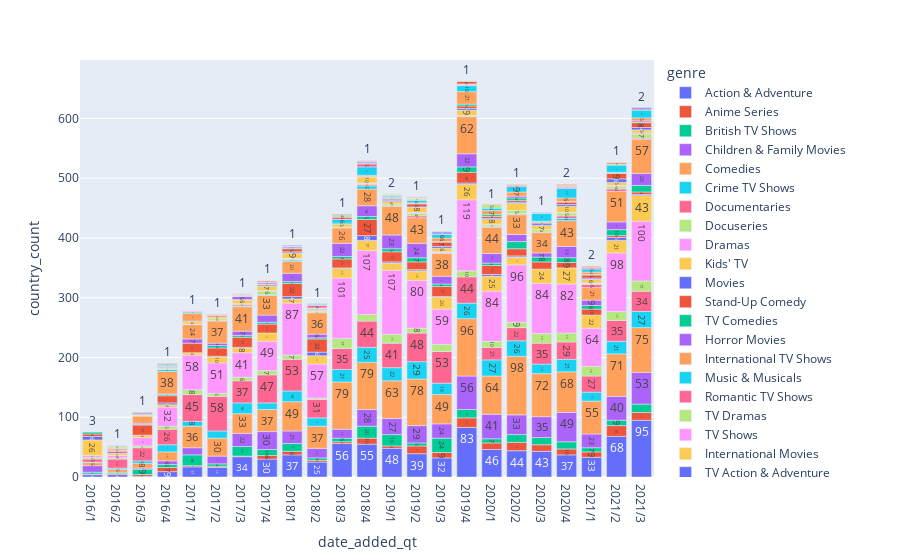

Source (notebook cell):
### Code cell
fig = px.bar(df.groupby(['date_added_qt','genre',],as_index=False).agg(country_count = ('show_id','count')), x="date_added_qt", y="country_count", color="genre", text_auto=True)
fig.show()

### Figure 1 — Plotly figure (JSON) as saved in the notebook; plotly's stock layout.template omitted (floating-point values rounded to 4 significant figures)
{"data": [{"alignmentgroup": "True", "hovertemplate": "genre=Action & Adventure<br>date_added_qt=%{x}<br>country_count=%{y}<extra></extra>", "legendgroup": "Action & Adventure", "marker": {"color": "#636efa", "pattern": {"shape": ""}}, "name": "Action & Adventure", "offsetgroup": "Action & Adventure", "orientation": "v", "showlegend": true, "textposition": "auto", "texttemplate": "%{y}", "type": "bar", "x": ["2016/1", "2016/2", "2016/3", "2016/4", "2017/1", "2017/2", "2017/3", "2017/4", "2018/1", "2018/2", "2018/3", "2018/4", "2019/1", "2019/2", "2019/3", "2019/4", "2020/1", "2020/2", "2020/3", "2020/4", "2021/1", "2021/2", "2021/3"], "xaxis": "x", "y": [4, 4, 1, 9, 17, 16, 34, 30, 37, 25, 56, 55, 48, 39, 32, 83, 46, 44, 43, 37, 33, 68, 95], "yaxis": "y"}, {"alignmentgroup": "True", "hovertemplate": "genre=Anime Series<br>date_added_qt=%{x}<br>country_count=%{y}<extra></extra>", "legendgroup": "Anime Series", "marker": {"color": "#EF553B", "pattern": {"shape": ""}}, "name": "Anime Series", "offsetgroup": "Anime Series", "orientation": "v", "showlegend": true, "textposition": "auto", "texttemplate": "%{y}", "type": "bar", "x": ["2016/1", "2016/2", "2016/3", "2016/4", "2017/1", "2017/2", "2017/3", "2017/4", "2018/1", "2018/2", "2018/3", "2018/4", "2019/1", "2019/2", "2019/3", "2019/4", "2020/1", "2020/2", "2020/3", "2020/4", "2021/1", "2021/2", "2021/3"], "xaxis": "x", "y": [1, 2, 3, 7, 2, 2, 1, 6, 6, 3, 3, 10, 4, 13, 9, 16, 11, 14, 11, 10, 9, 18, 13], "yaxis": "y"}, {"alignmentgroup": "True", "hovertemplate": "genre=British TV Shows<br>date_added_qt=%{x}<br>country_count=%{y}<extra></extra>", "legendgroup": "British TV Shows", "marker": {"color": "#00cc96", "pattern": {"shape": ""}}, "name": "British TV Shows", "offsetgroup": "British TV Shows", "orientation": "v", "showlegend": true, "textposition": "auto", "texttemplate": "%{y}", "type": "bar", "x": ["2016/1", "2016/2", "2016/3", "2016/4", "2017/1", "2017/2", "2017/3", "2017/4", "2018/1", "2018/2", "2018/3", "2018/4", "2019/1", "2019/2", "2019/3", "2019/4", "2020/1", "2020/2", "2020/3", "2020/4", "2021/1", "2021/2", "2021/3"], "xaxis": "x", "y": [3, 2, 9, 5, 18, 4, 16, 10, 13, 4, 6, 20, 19, 5, 24, 14, 7, 13, 12, 12, 7, 9, 14], "yaxis": "y"}, {"alignmentgroup": "True", "hovertemplate": "genre=Children & Family Movies<br>date_added_qt=%{x}<br>country_count=%{y}<extra></extra>", "legendgroup": "Children & Family Movies", "marker": {"color": "#ab63fa", "pattern": {"shape": ""}}, "name": "Children & Family Movies", "offsetgroup": "Children & Family Movies", "orientation": "v", "showlegend": true, "textposition": "auto", "texttemplate": "%{y}", "type": "bar", "x": ["2016/1", "2016/3", "2016/4", "2017/1", "2017/2", "2017/3", "2017/4", "2018/1", "2018/2", "2018/3", "2018/4", "2019/1", "2019/2", "2019/3", "2019/4", "2020/1", "2020/2", "2020/3", "2020/4", "2021/1", "2021/2", "2021/3"], "xaxis": "x", "y": [11, 2, 6, 12, 13, 22, 30, 21, 16, 15, 28, 27, 29, 24, 56, 41, 33, 35, 49, 23, 40, 53], "yaxis": "y"}, {"alignmentgroup": "True", "hovertemplate": "genre=Comedies<br>date_added_qt=%{x}<br>country_count=%{y}<extra></extra>", "legendgroup": "Comedies", "marker": {"color": "#FFA15A", "pattern": {"shape": ""}}, "name": "Comedies", "offsetgroup": "Comedies", "orientation": "v", "showlegend": true, "textposition": "auto", "texttemplate": "%{y}", "type": "bar", "x": ["2016/1", "2016/2", "2016/3", "2016/4", "2017/1", "2017/2", "2017/3", "2017/4", "2018/1", "2018/2", "2018/3", "2018/4", "2019/1", "2019/2", "2019/3", "2019/4", "2020/1", "2020/2", "2020/3", "2020/4", "2021/1", "2021/2", "2021/3"], "xaxis": "x", "y": [5, 5, 8, 15, 36, 30, 33, 37, 49, 37, 79, 79, 63, 78, 49, 96, 64, 98, 72, 68, 55, 71, 75], "yaxis": "y"}, {"alignmentgroup": "True", "hovertemplate": "genre=Crime TV Shows<br>date_added_qt=%{x}<br>country_count=%{y}<extra></extra>", "legendgroup": "Crime TV Shows", "marker": {"color": "#19d3f3", "pattern": {"shape": ""}}, "name": "Crime TV Shows", "offsetgroup": "Crime TV Shows", "orientation": "v", "showlegend": true, "textposition": "auto", "texttemplate": "%{y}", "type": "bar", "x": ["2016/1", "2016/2", "2016/3", "2016/4", "2017/1", "2017/2", "2017/3", "2017/4", "2018/1", "2018/2", "2018/3", "2018/4", "2019/1", "2019/2", "2019/3", "2019/4", "2020/1", "2020/2", "2020/3", "2020/4", "2021/1", "2021/2", "2021/3"], "xaxis": "x", "y": [1, 2, 4, 12, 8, 12, 18, 11, 18, 14, 21, 25, 22, 29, 19, 26, 27, 26, 16, 21, 15, 21, 27], "yaxis": "y"}, {"alignmentgroup": "True", "hovertemplate": "genre=Documentaries<br>date_added_qt=%{x}<br>country_count=%{y}<extra></extra>", "legendgroup": "Documentaries", "marker": {"color": "#FF6692", "pattern": {"shape": ""}}, "name": "Documentaries", "offsetgroup": "Documentaries", "orientation": "v", "showlegend": true, "textposition": "auto", "texttemplate": "%{y}", "type": "bar", "x": ["2016/1", "2016/2", "2016/3", "2016/4", "2017/1", "2017/2", "2017/3", "2017/4", "2018/1", "2018/2", "2018/3", "2018/4", "2019/1", "2019/2", "2019/3", "2019/4", "2020/1", "2020/2", "2020/3", "2020/4", "2021/1", "2021/2", "2021/3"], "xaxis": "x", "y": [5, 15, 22, 26, 45, 58, 37, 47, 53, 31, 35, 44, 41, 48, 53, 44, 21, 22, 35, 29, 27, 35, 34], "yaxis": "y"}, {"alignmentgroup": "True", "hovertemplate": "genre=Docuseries<br>date_added_qt=%{x}<br>country_count=%{y}<extra></extra>", "legendgroup": "Docuseries", "marker": {"color": "#B6E880", "pattern": {"shape": ""}}, "name": "Docuseries", "offsetgroup": "Docuseries", "orientation": "v", "showlegend": true, "textposition": "auto", "texttemplate": "%{y}", "type": "bar", "x": ["2016/1", "2016/2", "2016/3", "2016/4", "2017/1", "2017/2", "2017/3", "2017/4", "2018/1", "2018/2", "2018/3", "2018/4", "2019/1", "2019/2", "2019/3", "2019/4", "2020/1", "2020/2", "2020/3", "2020/4", "2021/1", "2021/2", "2021/3"], "xaxis": "x", "y": [3, 2, 3, 5, 8, 5, 6, 7, 7, 2, 17, 11, 15, 8, 12, 10, 10, 9, 16, 15, 16, 15, 17], "yaxis": "y"}, {"alignmentgroup": "True", "hovertemplate": "genre=Dramas<br>date_added_qt=%{x}<br>country_count=%{y}<extra></extra>", "legendgroup": "Dramas", "marker": {"color": "#FF97FF", "pattern": {"shape": ""}}, "name": "Dramas", "offsetgroup": "Dramas", "orientation": "v", "showlegend": true, "textposition": "auto", "texttemplate": "%{y}", "type": "bar", "x": ["2016/1", "2016/2", "2016/3", "2016/4", "2017/1", "2017/2", "2017/3", "2017/4", "2018/1", "2018/2", "2018/3", "2018/4", "2019/1", "2019/2", "2019/3", "2019/4", "2020/1", "2020/2", "2020/3", "2020/4", "2021/1", "2021/2", "2021/3"], "xaxis": "x", "y": [3, 4, 14, 32, 58, 51, 41, 49, 87, 57, 101, 107, 107, 80, 59, 119, 84, 96, 84, 82, 64, 98, 100], "yaxis": "y"}, {"alignmentgroup": "True", "hovertemplate": "genre=Kids' TV<br>date_added_qt=%{x}<br>country_count=%{y}<extra></extra>", "legendgroup": "Kids' TV", "marker": {"color": "#FECB52", "pattern": {"shape": ""}}, "name": "Kids' TV", "offsetgroup": "Kids' TV", "orientation": "v", "showlegend": true, "textposition": "auto", "texttemplate": "%{y}", "type": "bar", "x": ["2016/1", "2016/2", "2016/3", "2016/4", "2017/1", "2017/2", "2017/3", "2017/4", "2018/1", "2018/2", "2018/3", "2018/4", "2019/1", "2019/2", "2019/3", "2019/4", "2020/1", "2020/2", "2020/3", "2020/4", "2021/1", "2021/2", "2021/3"], "xaxis": "x", "y": [26, 3, 4, 4, 4, 10, 8, 14, 7, 14, 16, 17, 12, 16, 20, 26, 25, 13, 24, 27, 22, 21, 43], "yaxis": "y"}, {"alignmentgroup": "True", "hovertemplate": "genre=Movies<br>date_added_qt=%{x}<br>country_count=%{y}<extra></extra>", "legendgroup": "Movies", "marker": {"color": "#636efa", "pattern": {"shape": ""}}, "name": "Movies", "offsetgroup": "Movies", "orientation": "v", "showlegend": true, "textposition": "auto", "texttemplate": "%{y}", "type": "bar", "x": ["2016/1", "2016/2", "2016/4", "2017/2", "2017/3", "2018/1", "2018/2", "2018/3", "2018/4", "2019/1", "2019/2", "2019/3", "2019/4", "2020/1", "2020/2", "2021/2", "2021/3"], "xaxis": "x", "y": [6, 1, 3, 1, 1, 4, 6, 1, 8, 2, 2, 1, 2, 3, 2, 5, 2], "yaxis": "y"}, {"alignmentgroup": "True", "hovertemplate": "genre=Stand-Up Comedy<br>date_added_qt=%{x}<br>country_count=%{y}<extra></extra>", "legendgroup": "Stand-Up Comedy", "marker": {"color": "#EF553B", "pattern": {"shape": ""}}, "name": "Stand-Up Comedy", "offsetgroup": "Stand-Up Comedy", "orientation": "v", "showlegend": true, "textposition": "auto", "texttemplate": "%{y}", "type": "bar", "x": ["2016/1", "2016/2", "2016/3", "2016/4", "2017/1", "2017/2", "2017/3", "2017/4", "2018/1", "2018/2", "2018/3", "2018/4", "2019/1", "2019/2", "2019/3", "2019/4", "2020/1", "2020/2", "2020/3", "2020/4", "2021/1", "2021/2", "2021/3"], "xaxis": "x", "y": [4, 3, 17, 12, 16, 14, 17, 15, 22, 22, 15, 27, 17, 13, 17, 18, 15, 12, 12, 9, 10, 3, 4], "yaxis": "y"}, {"alignmentgroup": "True", "hovertemplate": "genre=TV Comedies<br>date_added_qt=%{x}<br>country_count=%{y}<extra></extra>", "legendgroup": "TV Comedies", "marker": {"color": "#00cc96", "pattern": {"shape": ""}}, "name": "TV Comedies", "offsetgroup": "TV Comedies", "orientation": "v", "showlegend": true, "textposition": "auto", "texttemplate": "%{y}", "type": "bar", "x": ["2016/1", "2016/3", "2016/4", "2017/2", "2017/3", "2017/4", "2018/1", "2018/2", "2018/3", "2018/4", "2019/1", "2019/2", "2019/3", "2019/4", "2020/1", "2020/2", "2020/3", "2020/4", "2021/1", "2021/2", "2021/3"], "xaxis": "x", "y": [3, 1, 2, 4, 3, 3, 3, 2, 4, 5, 5, 7, 4, 9, 4, 12, 8, 8, 6, 10, 11], "yaxis": "y"}, {"alignmentgroup": "True", "hovertemplate": "genre=Horror Movies<br>date_added_qt=%{x}<br>country_count=%{y}<extra></extra>", "legendgroup": "Horror Movies", "marker": {"color": "#ab63fa", "pattern": {"shape": ""}}, "name": "Horror Movies", "offsetgroup": "Horror Movies", "orientation": "v", "showlegend": true, "textposition": "auto", "texttemplate": "%{y}", "type": "bar", "x": ["2016/2", "2016/3", "2016/4", "2017/1", "2017/2", "2017/3", "2017/4", "2018/1", "2018/2", "2018/3", "2018/4", "2019/1", "2019/2", "2019/3", "2019/4", "2020/1", "2020/2", "2020/3", "2020/4", "2021/1", "2021/2", "2021/3"], "xaxis": "x", "y": [1, 2, 1, 7, 4, 7, 12, 14, 6, 22, 18, 23, 24, 13, 22, 16, 12, 7, 19, 9, 13, 20], "yaxis": "y"}, {"alignmentgroup": "True", "hovertemplate": "genre=International TV Shows<br>date_added_qt=%{x}<br>country_count=%{y}<extra></extra>", "legendgroup": "International TV Shows", "marker": {"color": "#FFA15A", "pattern": {"shape": ""}}, "name": "International TV Shows", "offsetgroup": "International TV Shows", "orientation": "v", "showlegend": true, "textposition": "auto", "texttemplate": "%{y}", "type": "bar", "x": ["2016/2", "2016/3", "2016/4", "2017/1", "2017/2", "2017/3", "2017/4", "2018/1", "2018/2", "2018/3", "2018/4", "2019/1", "2019/2", "2019/3", "2019/4", "2020/1", "2020/2", "2020/3", "2020/4", "2021/1", "2021/2", "2021/3"], "xaxis": "x", "y": [3, 12, 38, 24, 37, 41, 33, 20, 36, 26, 28, 48, 43, 38, 62, 44, 33, 34, 43, 21, 51, 57], "yaxis": "y"}, {"alignmentgroup": "True", "hovertemplate": "genre=Music & Musicals<br>date_added_qt=%{x}<br>country_count=%{y}<extra></extra>", "legendgroup": "Music & Musicals", "marker": {"color": "#19d3f3", "pattern": {"shape": ""}}, "name": "Music & Musicals", "offsetgroup": "Music & Musicals", "orientation": "v", "showlegend": true, "textposition": "auto", "texttemplate": "%{y}", "type": "bar", "x": ["2016/2", "2016/4", "2017/3", "2017/4", "2018/1", "2018/4", "2020/2", "2020/4"], "xaxis": "x", "y": [1, 3, 1, 1, 2, 5, 1, 4], "yaxis": "y"}, {"alignmentgroup": "True", "hovertemplate": "genre=Romantic TV Shows<br>date_added_qt=%{x}<br>country_count=%{y}<extra></extra>", "legendgroup": "Romantic TV Shows", "marker": {"color": "#FF6692", "pattern": {"shape": ""}}, "name": "Romantic TV Shows", "offsetgroup": "Romantic TV Shows", "orientation": "v", "showlegend": true, "textposition": "auto", "texttemplate": "%{y}", "type": "bar", "x": ["2016/2", "2017/2", "2017/3", "2018/1", "2018/4", "2019/1", "2019/2", "2019/3", "2019/4", "2020/1", "2020/2", "2020/3", "2020/4", "2021/1", "2021/2", "2021/3"], "xaxis": "x", "y": [1, 1, 2, 1, 2, 1, 3, 1, 1, 1, 1, 1, 4, 5, 4, 2], "yaxis": "y"}, {"alignmentgroup": "True", "hovertemplate": "genre=TV Dramas<br>date_added_qt=%{x}<br>country_count=%{y}<extra></extra>", "legendgroup": "TV Dramas", "marker": {"color": "#B6E880", "pattern": {"shape": ""}}, "name": "TV Dramas", "offsetgroup": "TV Dramas", "orientation": "v", "showlegend": true, "textposition": "auto", "texttemplate": "%{y}", "type": "bar", "x": ["2016/2", "2016/3", "2016/4", "2017/2", "2017/3", "2017/4", "2018/1", "2018/2", "2018/3", "2018/4", "2019/1", "2019/2", "2019/3", "2019/4", "2020/1", "2020/2", "2020/3", "2020/4", "2021/1", "2021/2", "2021/3"], "xaxis": "x", "y": [3, 1, 2, 3, 2, 6, 1, 2, 1, 2, 3, 4, 1, 1, 3, 5, 4, 5, 2, 4, 7], "yaxis": "y"}, {"alignmentgroup": "True", "hovertemplate": "genre=TV Shows<br>date_added_qt=%{x}<br>country_count=%{y}<extra></extra>", "legendgroup": "TV Shows", "marker": {"color": "#FF97FF", "pattern": {"shape": ""}}, "name": "TV Shows", "offsetgroup": "TV Shows", "orientation": "v", "showlegend": true, "textposition": "auto", "texttemplate": "%{y}", "type": "bar", "x": ["2016/2", "2016/4", "2017/1", "2017/4", "2018/1", "2018/4", "2019/2", "2019/3", "2020/1", "2020/4", "2021/1", "2021/2", "2021/3"], "xaxis": "x", "y": [1, 1, 1, 1, 1, 1, 2, 1, 1, 1, 1, 2, 2], "yaxis": "y"}, {"alignmentgroup": "True", "hovertemplate": "genre=International Movies<br>date_added_qt=%{x}<br>country_count=%{y}<extra></extra>", "legendgroup": "International Movies", "marker": {"color": "#FECB52", "pattern": {"shape": ""}}, "name": "International Movies", "offsetgroup": "International Movies", "orientation": "v", "showlegend": true, "textposition": "auto", "texttemplate": "%{y}", "type": "bar", "x": ["2016/3", "2017/1", "2017/2", "2017/3", "2017/4", "2018/1", "2018/2", "2018/3", "2018/4", "2019/1", "2019/2", "2019/3", "2019/4", "2020/1", "2020/2", "2020/3", "2020/4", "2021/1", "2021/2", "2021/3"], "xaxis": "x", "y": [2, 4, 3, 6, 7, 9, 2, 5, 10, 4, 8, 6, 9, 8, 12, 7, 10, 6, 5, 5], "yaxis": "y"}, {"alignmentgroup": "True", "hovertemplate": "genre=TV Action & Adventure<br>date_added_qt=%{x}<br>country_count=%{y}<extra></extra>", "legendgroup": "TV Action & Adventure", "marker": {"color": "#636efa", "pattern": {"shape": ""}}, "name": "TV Action & Adventure", "offsetgroup": "TV Action & Adventure", "orientation": "v", "showlegend": true, "textposition": "auto", "texttemplate": "%{y}", "type": "bar", "x": ["2016/3", "2017/1", "2017/4", "2018/1", "2018/2", "2019/1", "2019/2", "2019/3", "2019/4", "2020/1", "2020/2", "2020/3", "2020/4", "2021/1", "2021/2", "2021/3"], "xaxis": "x", "y": [2, 1, 1, 2, 1, 2, 1, 3, 3, 2, 2, 3, 3, 2, 6, 4], "yaxis": "y"}, {"alignmentgroup": "True", "hovertemplate": "genre=Thrillers<br>date_added_qt=%{x}<br>country_count=%{y}<extra></extra>", "legendgroup": "Thrillers", "marker": {"color": "#EF553B", "pattern": {"shape": ""}}, "name": "Thrillers", "offsetgroup": "Thrillers", "orientation": "v", "showlegend": true, "textposition": "auto", "texttemplate": "%{y}", "type": "bar", "x": ["2016/3", "2017/2", "2017/3", "2017/4", "2018/1", "2018/2", "2018/4", "2019/1", "2019/2", "2019/3", "2019/4", "2020/1", "2020/2", "2020/3", "2020/4", "2021/1", "2021/2", "2021/3"], "xaxis": "x", "y": [1, 2, 1, 2, 5, 1, 1, 2, 5, 7, 4, 3, 3, 2, 4, 5, 9, 8], "yaxis": "y"}, {"alignmentgroup": "True", "hovertemplate": "genre=Anime Features<br>date_added_qt=%{x}<br>country_count=%{y}<extra></extra>", "legendgroup": "Anime Features", "marker": {"color": "#00cc96", "pattern": {"shape": ""}}, "name": "Anime Features", "offsetgroup": "Anime Features", "orientation": "v", "showlegend": true, "textposition": "auto", "texttemplate": "%{y}", "type": "bar", "x": ["2016/4", "2017/4", "2018/1", "2018/3", "2019/1", "2019/2", "2019/3", "2019/4", "2020/1", "2020/2", "2020/3", "2021/2", "2021/3"], "xaxis": "x", "y": [1, 1, 1, 2, 1, 1, 1, 3, 3, 4, 1, 1, 1], "yaxis": "y"}, {"alignmentgroup": "True", "hovertemplate": "genre=Classic & Cult TV<br>date_added_qt=%{x}<br>country_count=%{y}<extra></extra>", "legendgroup": "Classic & Cult TV", "marker": {"color": "#ab63fa", "pattern": {"shape": ""}}, "name": "Classic & Cult TV", "offsetgroup": "Classic & Cult TV", "orientation": "v", "showlegend": true, "textposition": "auto", "texttemplate": "%{y}", "type": "bar", "x": ["2016/4", "2017/3", "2017/4", "2018/1", "2019/1", "2020/2", "2020/4", "2021/1", "2021/3"], "xaxis": "x", "y": [1, 5, 2, 2, 1, 3, 1, 1, 2], "yaxis": "y"}, {"alignmentgroup": "True", "hovertemplate": "genre=Classic Movies<br>date_added_qt=%{x}<br>country_count=%{y}<extra></extra>", "legendgroup": "Classic Movies", "marker": {"color": "#FFA15A", "pattern": {"shape": ""}}, "name": "Classic Movies", "offsetgroup": "Classic Movies", "orientation": "v", "showlegend": true, "textposition": "auto", "texttemplate": "%{y}", "type": "bar", "x": ["2016/4", "2017/1", "2017/2", "2017/3", "2018/2", "2018/4", "2019/1", "2019/2", "2019/3", "2019/4", "2020/1", "2020/2", "2020/3", "2020/4", "2021/1", "2021/2", "2021/3"], "xaxis": "x", "y": [2, 13, 1, 1, 1, 2, 1, 1, 6, 21, 7, 7, 1, 6, 4, 1, 5], "yaxis": "y"}, {"alignmentgroup": "True", "hovertemplate": "genre=Reality TV<br>date_added_qt=%{x}<br>country_count=%{y}<extra></extra>", "legendgroup": "Reality TV", "marker": {"color": "#19d3f3", "pattern": {"shape": ""}}, "name": "Reality TV", "offsetgroup": "Reality TV", "orientation": "v", "showlegend": true, "textposition": "auto", "texttemplate": "%{y}", "type": "bar", "x": ["2016/4", "2017/1", "2017/4", "2018/2", "2018/3", "2018/4", "2019/1", "2019/2", "2019/3", "2019/4", "2020/1", "2020/2", "2020/3", "2020/4", "2021/1", "2021/2", "2021/3"], "xaxis": "x", "y": [2, 2, 1, 1, 6, 14, 2, 4, 6, 10, 4, 9, 13, 16, 5, 12, 13], "yaxis": "y"}, {"alignmentgroup": "True", "hovertemplate": "genre=Stand-Up Comedy & Talk Shows<br>date_added_qt=%{x}<br>country_count=%{y}<extra></extra>", "legendgroup": "Stand-Up Comedy & Talk Shows", "marker": {"color": "#FF6692", "pattern": {"shape": ""}}, "name": "Stand-Up Comedy & Talk Shows", "offsetgroup": "Stand-Up Comedy & Talk Shows", "orientation": "v", "showlegend": true, "textposition": "auto", "texttemplate": "%{y}", "type": "bar", "x": ["2016/4", "2017/1", "2017/2", "2017/3", "2017/4", "2018/1", "2018/2", "2018/3", "2018/4", "2019/1", "2019/2", "2019/3", "2019/4", "2020/2", "2020/3", "2020/4", "2021/1", "2021/3"], "xaxis": "x", "y": [1, 1, 1, 1, 2, 1, 4, 4, 5, 1, 1, 1, 1, 2, 1, 2, 2, 2], "yaxis": "y"}, {"alignmentgroup": "True", "hovertemplate": "genre=Independent Movies<br>date_added_qt=%{x}<br>country_count=%{y}<extra></extra>", "legendgroup": "Independent Movies", "marker": {"color": "#B6E880", "pattern": {"shape": ""}}, "name": "Independent Movies", "offsetgroup": "Independent Movies", "orientation": "v", "showlegend": true, "textposition": "auto", "texttemplate": "%{y}", "type": "bar", "x": ["2017/3", "2018/1", "2018/3", "2018/4", "2019/1", "2019/2", "2019/4", "2020/1", "2021/2"], "xaxis": "x", "y": [2, 1, 4, 1, 2, 2, 1, 5, 2], "yaxis": "y"}, {"alignmentgroup": "True", "hovertemplate": "genre=TV Sci-Fi & Fantasy<br>date_added_qt=%{x}<br>country_count=%{y}<extra></extra>", "legendgroup": "TV Sci-Fi & Fantasy", "marker": {"color": "#FF97FF", "pattern": {"shape": ""}}, "name": "TV Sci-Fi & Fantasy", "offsetgroup": "TV Sci-Fi & Fantasy", "orientation": "v", "showlegend": true, "textposition": "auto", "texttemplate": "%{y}", "type": "bar", "x": ["2017/3"], "xaxis": "x", "y": [1], "yaxis": "y"}, {"alignmentgroup": "True", "hovertemplate": "genre=Romantic Movies<br>date_added_qt=%{x}<br>country_count=%{y}<extra></extra>", "legendgroup": "Romantic Movies", "marker": {"color": "#FECB52", "pattern": {"shape": ""}}, "name": "Romantic Movies", "offsetgroup": "Romantic Movies", "orientation": "v", "showlegend": true, "textposition": "auto", "texttemplate": "%{y}", "type": "bar", "x": ["2017/4", "2019/2", "2020/4"], "xaxis": "x", "y": [1, 1, 1], "yaxis": "y"}, {"alignmentgroup": "True", "hovertemplate": "genre=Sci-Fi & Fantasy<br>date_added_qt=%{x}<br>country_count=%{y}<extra></extra>", "legendgroup": "Sci-Fi & Fantasy", "marker": {"color": "#636efa", "pattern": {"shape": ""}}, "name": "Sci-Fi & Fantasy", "offsetgroup": "Sci-Fi & Fantasy", "orientation": "v", "showlegend": true, "textposition": "auto", "texttemplate": "%{y}", "type": "bar", "x": ["2018/1", "2018/2", "2018/3", "2018/4", "2019/2", "2019/3", "2019/4", "2020/4", "2021/3"], "xaxis": "x", "y": [1, 1, 1, 2, 1, 3, 1, 1, 2], "yaxis": "y"}, {"alignmentgroup": "True", "hovertemplate": "genre=Cult Movies<br>date_added_qt=%{x}<br>country_count=%{y}<extra></extra>", "legendgroup": "Cult Movies", "marker": {"color": "#EF553B", "pattern": {"shape": ""}}, "name": "Cult Movies", "offsetgroup": "Cult Movies", "orientation": "v", "showlegend": true, "textposition": "auto", "texttemplate": "%{y}", "type": "bar", "x": ["2018/2", "2018/4", "2019/4", "2020/1", "2020/2", "2020/4", "2021/2"], "xaxis": "x", "y": [1, 1, 4, 1, 1, 1, 2], "yaxis": "y"}, {"alignmentgroup": "True", "hovertemplate": "genre=Sports Movies<br>date_added_qt=%{x}<br>country_count=%{y}<extra></extra>", "legendgroup": "Sports Movies", "marker": {"color": "#00cc96", "pattern": {"shape": ""}}, "name": "Sports Movies", "offsetgroup": "Sports Movies", "orientation": "v", "showlegend": true, "textposition": "auto", "texttemplate": "%{y}", "type": "bar", "x": ["2018/2"], "xaxis": "x", "y": [1], "yaxis": "y"}, {"alignmentgroup": "True", "hovertemplate": "genre=Spanish-Language TV Shows<br>date_added_qt=%{x}<br>country_count=%{y}<extra></extra>", "legendgroup": "Spanish-Language TV Shows", "marker": {"color": "#ab63fa", "pattern": {"shape": ""}}, "name": "Spanish-Language TV Shows", "offsetgroup": "Spanish-Language TV Shows", "orientation": "v", "showlegend": true, "textposition": "auto", "texttemplate": "%{y}", "type": "bar", "x": ["2018/4", "2021/1"], "xaxis": "x", "y": [1, 1], "yaxis": "y"}, {"alignmentgroup": "True", "hovertemplate": "genre=TV Horror<br>date_added_qt=%{x}<br>country_count=%{y}<extra></extra>", "legendgroup": "TV Horror", "marker": {"color": "#FFA15A", "pattern": {"shape": ""}}, "name": "TV Horror", "offsetgroup": "TV Horror", "orientation": "v", "showlegend": true, "textposition": "auto", "texttemplate": "%{y}", "type": "bar", "x": ["2018/4", "2019/2", "2019/3", "2019/4", "2020/2", "2020/4", "2021/1", "2021/2"], "xaxis": "x", "y": [1, 1, 1, 1, 1, 2, 2, 1], "yaxis": "y"}, {"alignmentgroup": "True", "hovertemplate": "genre=LGBTQ Movies<br>date_added_qt=%{x}<br>country_count=%{y}<extra></extra>", "legendgroup": "LGBTQ Movies", "marker": {"color": "#19d3f3", "pattern": {"shape": ""}}, "name": "LGBTQ Movies", "offsetgroup": "LGBTQ Movies", "orientation": "v", "showlegend": true, "textposition": "auto", "texttemplate": "%{y}", "type": "bar", "x": ["2020/3"], "xaxis": "x", "y": [1], "yaxis": "y"}], "layout": {"barmode": "relative", "legend": {"title": {"text": "genre"}, "tracegroupgap": 0}, "margin": {"t": 60}, "xaxis": {"anchor": "y", "domain": [0, 1], "title": {"text": "date_added_qt"}}, "yaxis": {"anchor": "x", "domain": [0, 1], "title": {"text": "country_count"}}}}
